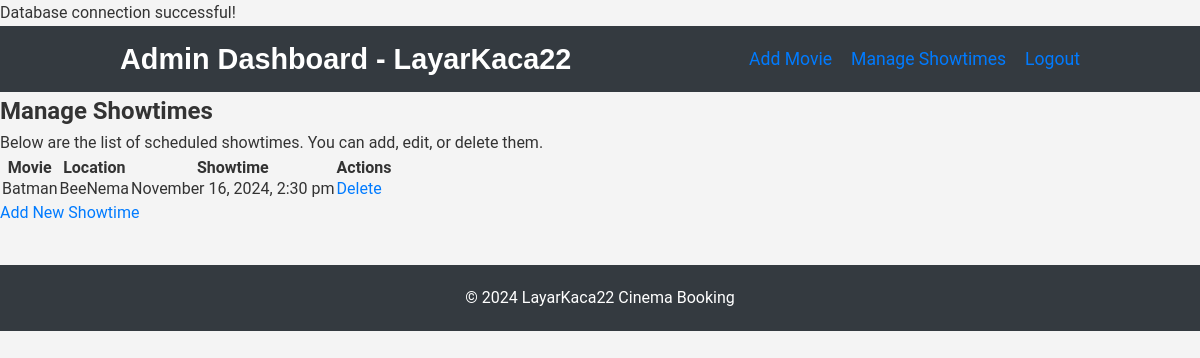
Page /admin/manage-showtimes.php (signed in) on the committed database.
### tables this page shows
CREATE TABLE `screenings` (
  `id` int(11) NOT NULL,
  `movie_id` int(11) NOT NULL,
  `location_id` int(11) NOT NULL,
  `showtime` datetime NOT NULL
);

CREATE TABLE `movies` (
  `id` int(11) NOT NULL,
  `title` varchar(255) NOT NULL,
  `description` text DEFAULT NULL,
  `poster` varchar(255) DEFAULT NULL,
  `release_date` date DEFAULT NULL,
  `genre` varchar(255) NOT NULL
);

CREATE TABLE `locations` (
  `id` int(11) NOT NULL,
  `name` varchar(255) NOT NULL,
  `address` text DEFAULT NULL
);

### admin/manage-showtimes.php (the view, shortened to what this page needs)
<?php
include '../includes/db.php';
$sql = "SELECT screenings.*, movies.title, locations.name AS location_name FROM screenings
        JOIN movies ON screenings.movie_id = movies.id
        JOIN locations ON screenings.location_id = locations.id";
$stmt = $pdo->query($sql);
$screenings = $stmt->fetchAll();
?>
<!DOCTYPE html>
<html lang="en">
<head>
    <link rel="stylesheet" href="../assets/css/styles.css">
</head>
<body>
<header>
    <div class="navbar">
        <h1>Admin Dashboard - LayarKaca22</h1>
        <nav>
            <a href="add-movie.php">Add Movie</a>
            <a href="manage-showtimes.php">Manage Showtimes</a>
            <a href="../screens/logout.php">Logout</a>
        </nav>
    </div>
</header>
<section class="dashboard-overview">
    <h2>Manage Showtimes</h2>
    <p>Below are the list of scheduled showtimes. You can add, edit, or delete them.</p>
    <table>
        <thead>
            <tr>
                <th>Movie</th>
                <th>Location</th>
                <th>Showtime</th>
                <th>Actions</th>
            </tr>
        </thead>
        <tbody>
            <?php foreach ($screenings as $screening): ?>
                <tr>
                    <td><?php echo $screening['title']; ?></td>
                    <td><?php echo $screening['location_name']; ?></td>
                    <td><?php echo date('F j, Y, g:i a', strtotime($screening['showtime'])); ?></td>
                    <td>
                        <a href="manage-showtimes.php?delete=<?php echo $screening['id']; ?>" onclick="return confirm('Are you sure you want to delete this screening and its seats?')">Delete</a>
                    </td>
                </tr>
            <?php endforeach; ?>
        </tbody>
    </table>
    <p><a href="add-showtime.php">Add New Showtime</a></p>
</section>
<footer>
    <p>&copy; 2024 LayarKaca22 Cinema Booking</p>
</footer>
</body>
</html>

### assets/css/styles.css (style rules this page uses)
* { margin: 0; padding: 0; box-sizing: border-box; }
body { font-family: 'Roboto', sans-serif; line-height: 1.6; background-color: #f4f4f4; color: #333; }
a { text-decoration: none; color: #007BFF; }
header { background-color: #343a40; color: #fff; padding: 10px 0; }
.navbar { width: 80%; margin: 0 auto; display: flex; justify-content: space-between; align-items: center; }
.navbar h1 { font-size: 1.8rem; font-family: 'Poppins', sans-serif; }
nav a { margin-left: 15px; font-size: 1.1rem; }
footer { text-align: center; padding: 20px; background-color: #343a40; color: #fff; margin-top: 40px; }
footer p { font-size: 1rem; }

### rows in the picture
screenings: movie.title "Batman", location.name "BeeNema", showtime "November 16, 2024, 2:30 pm"
